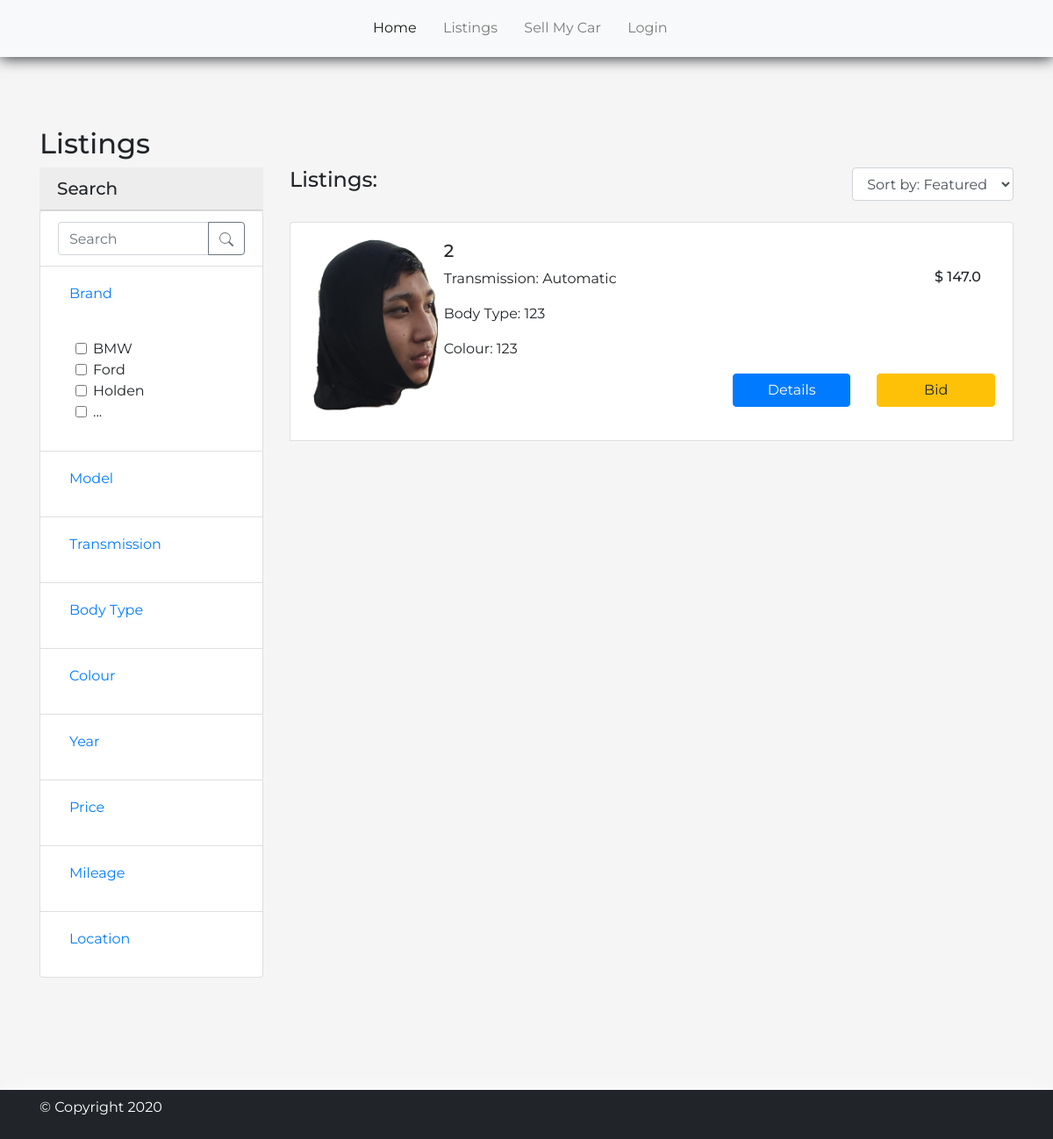
The page /all_listings on the database as committed earlier.
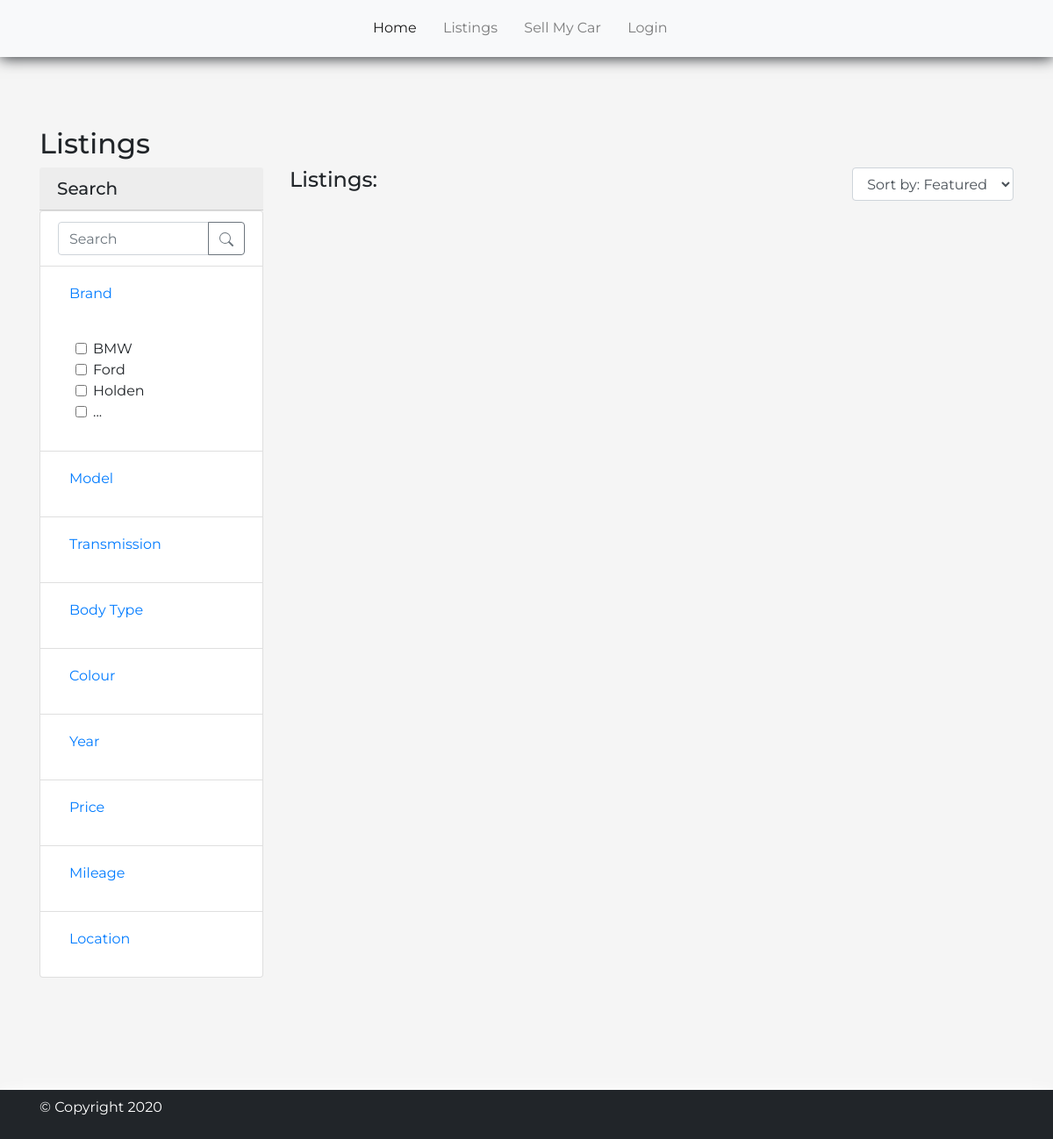
The same page on the database as committed later.
### auction/models.py (models this page shows)
class Auction(db.Model):
    id = db.Column(db.Integer, primary_key=True)
    title = db.Column(db.String(200), nullable=False)
    description = db.Column(db.String(1000), nullable=False)
    startBid = db.Column(db.Float, nullable=False)
    bid = db.Column(db.Float, nullable=False)
    status = db.Column(db.String(100), nullable=False)
    brand = db.Column(db.String(100), nullable=False)
    model = db.Column(db.String(100), nullable=False)
    transmision = db.Column(db.String(100), nullable=False)
    colour = db.Column(db.String(100), nullable=False)
    body = db.Column(db.String(100), nullable=False)
    year = db.Column(db.String(100), nullable=False)
    rego = db.Column(db.String(100), nullable=False)
    mileage = db.Column(db.String(100), nullable=False)
    location = db.Column(db.String(100), nullable=False)
    auction_end = db.Column(db.DateTime, nullable=False)
    bidsMade = db.Column(db.Integer,nullable=True,default=0)
    image = db.Column(db.String(200), nullable=False)
    bids = db.relationship('Bid', backref='auction', lazy=True)
    user_id = db.Column(db.Integer, db.ForeignKey('user.id'), nullable=False)

### auction/listings/routes.py (the view)
@listings.route('/all_listings',methods=['POST','GET'])
def show():
    vehicles = Auction.query.all()
    if request.method == 'POST':
        bidamount = request.form['bidAmount']
        id = request.form['id']
        flash('Bid success !','success')
        return redirect(url_for('listings.bid',id=id,bidamount=bidamount))
    return render_template('listings.html',vehicles=vehicles)

### auction/templates/listings.html (shortened to what this page needs)
{% include "base.html" %}
<div class="pageTitle">
    <div class="container">
        <h2>Listings</h2>
    </div>
</div>
<div class="listing-results">
    <div class="container">
        <div class="row">
            <div class="col-lg-3">
                <div class="nav-sidebar mb-5">
                    <h5 class="card-header">Search</h5>
                    <div id="accordion">
                        <ul class="list-group">
                            <li class="list-group-item">
                                <div class="input-group">
                                    <input type="text" class="form-control" placeholder="Search" aria-label="Search" aria-describedby="button-search">
                                    <div class="input-group-append">
                                        <button class="btn btn-outline-secondary" type="button" id="button-search">
                                        </button>
                                    </div>
                                </div>
                            </li>
                            <li class="list-group-item">
                                <div class="card-title" id="headingOne">
                                    <h5 class="mb-0">
                                        <button class="btn btn-link" data-toggle="collapse" data-target="#collapseOne" aria-expanded="true" aria-controls="collapseOne">
                                        Brand
                                        </button>
                                    </h5>
                                </div>
                                <div id="collapseOne" class="collapse show" aria-labelledby="headingOne">
                                    <div class="card-body">
                                        <div class="form-check">
                                            <input class="form-check-input" type="checkbox" value="" id="1Check">
                                            <label class="form-check-label" for="1Check">BMW</label>
                                        </div>
                                        <div class="form-check">
                                            <input class="form-check-input" type="checkbox" value="" id="2Check">
                                            <label class="form-check-label" for="2Check">Ford</label>
                                        </div>
                                        <div class="form-check">
                                            <input class="form-check-input" type="checkbox" value="" id="3Check">
                                            <label class="form-check-label" for="3Check">Holden</label>
                                        </div>
                                        <div class="form-check">
                                            <input class="form-check-input" type="checkbox" value="" id="4Check">
                                            <label class="form-check-label" for="4Check">...</label>
                                        </div>
                                    </div>
                                </div>
                            </li>
                            <li class="list-group-item">
                                <div class="card-title" id="headingTwo">
                                    <h5 class="mb-0">
                                        <button class="btn btn-link collapsed" data-toggle="collapse" data-target="#collapseTwo" aria-expanded="true" aria-controls="collapseTwo">
                                        Model
                                        </button>
                                    </h5>
                                </div>
                            </li>
                            <li class="list-group-item">
                                <div class="card-title" id="headingThree">
                                    <h5 class="mb-0">
                                        <button class="btn btn-link collapsed" data-toggle="collapse" data-target="#collapseThree" aria-expanded="true" aria-controls="collapseThree">
                                        Transmission
                                        </button>
                                    </h5>
                                </div>
                            </li>
                            <li class="list-group-item">
                                <div class="card-title" id="headingFour">
                                    <h5 class="mb-0">
                                        <button class="btn btn-link collapsed" data-toggle="collapse" data-target="#collapseFour" aria-expanded="true" aria-controls="collapseFour">
                                        Body Type
                                        </button>
                                    </h5>
                                </div>
                            </li>
                            <li class="list-group-item">
                                <div class="card-title" id="headingFive">
                                    <h5 class="mb-0">
                                        <button class="btn btn-link collapsed" data-toggle="collapse" data-target="#collapseFive" aria-expanded="true" aria-controls="collapseFive">
                                        Colour
                                        </button>
                                    </h5>
                                </div>
                            </li>
                            <li class="list-group-item">
                                <div class="card-title" id="headingSix">
                                    <h5 class="mb-0">
                                        <button class="btn btn-link collapsed" data-toggle="collapse" data-target="#collapseSix" aria-expanded="true" aria-controls="collapseSix">
                                        Year
                                        </button>
                                    </h5>
                                </div>
                            </li>
                            <li class="list-group-item">
                                <div class="card-title" id="headingSeven">
                                    <h5 class="mb-0">
                                        <button class="btn btn-link collapsed" data-toggle="collapse" data-target="#collapseSeven" aria-expanded="true" aria-controls="collapseSeven">
                                        Price
                                        </button>
                                    </h5>
                                </div>
                            </li>
                            <li class="list-group-item">
                                <div class="card-title" id="headingEight">
                                    <h5 class="mb-0">
                                        <button class="btn btn-link collapsed" data-toggle="collapse" data-target="#collapseEight" aria-expanded="true" aria-controls="collapseEight">
                                        Mileage
                                        </button>
                                    </h5>
                                </div>
                            </li>
                            <li class="list-group-item">
                                <div class="card-title" id="headingNine">
                                    <h5 class="mb-0">
                                        <button class="btn btn-link collapsed" data-toggle="collapse" data-target="#collapseNine" aria-expanded="true" aria-controls="collapseNine">
                                        Location
                                        </button>
                                    </h5>
                                </div>
                            </li>
                        </ul>
                    </div>
                </div>
            </div>
            <div class="col-lg-9">
                <div class="sort-by">
                    <div class="row mb-4">
                        <div class="col-md-9"><h4>Listings: </h4></div>
                        <div class="input-group col-md-3">
                            <select class="form-control float-right">
                                <option>Sort by: Featured</option>
                            </select>
                        </div>
                    </div>
                </div>
                <div class="car-results">
                    <ul class="list-group">
                      {% for element in vehicles %}
                        <li class="list-group-item">
                            <div class="media">
                                <figure class="figure">
                                    <img class="img-fluid" src="..{{element.image}}">
                                </figure>
                                <div class="media-body">
                                    <h5 class="my-2">{{element.title}}</h5>
                                    <h6 class="card-text float-right mr-3">$ {{element.bid}}</h6>
                                    <p class="card-text">Transmission: {{element.transmision}}</p>
                                    <p class="card-text">Body Type: {{element.body}}</p>
                                    <p class="card-text">Colour: {{element.colour}}</p>
                                    <div class="row">
                                        <div class="col-md-6"></div>
                                        <div class="col-md-3">
                                            <a href="{{url_for('listings.vehicle',id=element.id)}}" class="btn btn-block btn-primary">Details</a>
                                        </div>
                                        <div class="col-md-3">
                                            <a href="#" class="btn btn-block btn-warning" data-toggle="modal" data-target="#bidPopUp">Bid</a>
                                        </div>
                                    </div>
                                </div>
                            </div>
                        </li>
                        </div>
                        {% endfor %}
                    </ul>
                </div>
            </div>
            </div>
        </div>
    </div>
<footer class="navbar navbar-dark navbar-static-bottom">
    <div class="container-fluid">
        <div class="container">
            <p>&copy; Copyright 2020</p>
        </div>
    </div>
</footer>
</body>
</html>

### auction/templates/base.html (shortened to what this page needs)
<!doctype html>
<html lang="en">
<head>
    <link rel="stylesheet" href="https://stackpath.bootstrapcdn.com/bootstrap/4.5.2/css/bootstrap.min.css">
    <link rel="stylesheet" href="../static/styling/styles.css">
  </head>
  <body>
    <nav class="navbar sticky-top navbar-expand-md navbar-light bg-light">
        <div class="container-fluid py-1">
            <div class="collapse navbar-collapse justify-content-center" id="navbarResponsive">
                <ul class="navbar-nav">
                    <li class="nav-item active">
                        <a href="/" class="nav-link">Home</a>
                    </li>
                    <li class="nav-item">
                        <a href="/all_listings" class="nav-link">Listings</a>
                    </li>
                    <li class="nav-item">
                        <a href="/sell" class="nav-link">Sell My Car</a>
                    </li>
                    {% if current_user.is_authenticated %}
                      <li class="nav-item">
                          <a href="/account" class="nav-link">My Account</a>
                      </li>
                      <li class="nav-item">
                          <a href="/logout" class="nav-link">Logout</a>
                      </li>
                    {% else %}
                    <li class="nav-item">
                        <a href="{{url_for('auth.login')}}" class="nav-link">Login</a>
                    </li>
                    {% endif %}
                </ul>
            </div>
        </div>
    </nav>
</html>

### auction/static/styling/styles.css (style rules this page uses)
html, body { background-color: whitesmoke; font-family: 'Montserrat', sans-serif; }
.navbar { padding: .5rem; box-shadow: 0rem .05rem 1rem; }
.navbar-nav li { margin-right: .9rem; display: inline-block; }
.navbar-nav li::after { content: ''; width: 0rem; height: 0.05rem; display: block; background: rgba(0, 0, 0, .5); transition: 200ms; }
.pageTitle { padding-top: 5rem; }
.btn, .close { box-shadow: none !important; }
footer { background-color: #212529; color: white; padding-top: .5rem; padding-bottom: .5rem; margin-top: 5rem; }

Rows that differ between the two databases and show on the page:
removed Auction: image (picture), title "2", bid "147.0", transmision "Automatic", body "123", colour "123"
